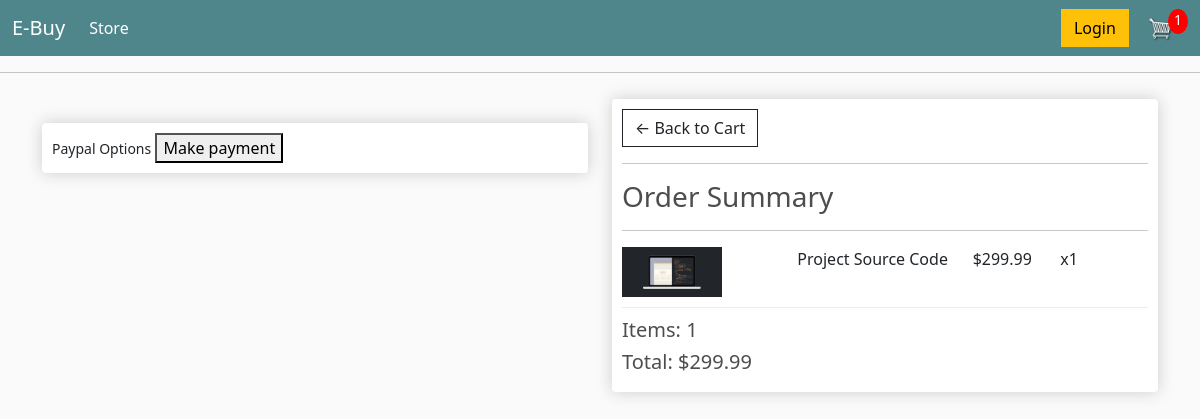
Screenshot of /checkout/ (signed in) with the database file from the repository.
### store/models.py (models this page shows, shortened)
class OrderItem(models.Model):
	product = models.ForeignKey(Product, on_delete=models.SET_NULL, null=True)
	order = models.ForeignKey(Order, on_delete=models.SET_NULL, null=True)
	quantity = models.IntegerField(default=0, null=True, blank=True)
	date_added = models.DateTimeField(auto_now_add=True)
	@property
	def get_total(self):
		total = self.product.price * self.quantity
		return total

class Product(models.Model):
	name = models.CharField(max_length=200)
	price = models.FloatField()
	digital = models.BooleanField(default=False,null=True, blank=True)
	image = models.ImageField(null=True, blank=True)
	@property
	def imageURL(self):
		try:
			url = self.image.url
		except:
			url = ''
		return url

class Order(models.Model):
	customer = models.ForeignKey(Customer, on_delete=models.SET_NULL, null=True, blank=True)
	date_ordered = models.DateTimeField(auto_now_add=True)
	complete = models.BooleanField(default=False)
	transaction_id = models.CharField(max_length=100, null=True)
	@property
	def shipping(self):
		shipping = False
		orderitems = self.orderitem_set.all()
		for i in orderitems:
			if i.product.digital == False:
				shipping = True
		return shipping
	@property
	def get_cart_total(self):
		orderitems = self.orderitem_set.all()
		total = sum([item.get_total for item in orderitems])
		return total
	@property
	def get_cart_items(self):
		orderitems = self.orderitem_set.all()
		total = sum([item.quantity for item in orderitems])
		return total

### store/views.py (the view)
# urls.py: path('checkout/', views.checkout, name='checkout'),
def checkout(request):
	if request.user.is_authenticated:
		customer = request.user.customer
		order, created = Order.objects.get_or_create(customer=customer, complete=False)
		items = order.orderitem_set.all()
		cartItems = order.get_cart_items
	else:
		items = []
		order = {'get_cart_total':0, 'get_cart_items':0, 'shipping':False}
		cartItems = order['get_cart_items']
	context = {'items':items, 'order':order, 'cartItems':cartItems}
	return render(request, 'store/checkout.html', context)

### store/templates/store/checkout.html (shortened to what this page needs)
{% extends 'store/main.html' %}
{% load static %}
{% block content %}
     <div class="row">
		<div class="col-lg-6">
			<br>
			<div class="box-element hidden" id="payment-info">
				<small>Paypal Options</small>
				<button id="make-payment">Make payment</button>
			</div>
		</div>
		<div class="col-lg-6">
			<div class="box-element">
				<a  class="btn btn-outline-dark" href="{% url 'cart' %}">&#x2190; Back to Cart</a>
				<hr>
				<h3>Order Summary</h3>
				<hr>
				{% for item in items %}
				<div class="cart-row">
					<div style="flex:2"><img class="row-image" src="{{item.product.imageURL}}"></div>
					<div style="flex:2"><p>{{item.product.name}}</p></div>
					<div style="flex:1"><p>${{item.product.price|floatformat:2}}</p></div>
					<div style="flex:1"><p>x{{item.quantity}}</p></div>
				</div>
				{% endfor %}
				<h5>Items:   {{order.get_cart_items}}</h5>
				<h5>Total:   ${{order.get_cart_total|floatformat:2}}</h5>
			</div>
		</div>
	</div>
{% endblock content %}

### static/css/main.css (style rules this page uses)
body { background-color: hsl(0, 0%, 98%); }
h1,h2,h3,h4,h5,h6 { color:hsl(0, 0%, 30%); }
.box-element { box-shadow:hsl(0, 0%, 80%) 0 0 16px; background-color: #fff; border-radius: 4px; padding: 10px; }
.col-lg-4, .col-lg-6, .col-lg-8, .col-lg-12 { margin-top: 10px; }
.btn { border-radius: 0; }
.row-image { width: 100px; }
.cart-row { display: flex; align-items: flex-stretch; padding-bottom: 10px; margin-bottom: 10px; border-bottom: 1px solid #ececec; }

### rows the page displays
OrderItem: product.imageURL (picture), product.name "Project Source Code", product.price "299.99", quantity "1"
Order: get_cart_items "1", get_cart_total "299.99"

### other values shown
{{ cartItems }} "1"
